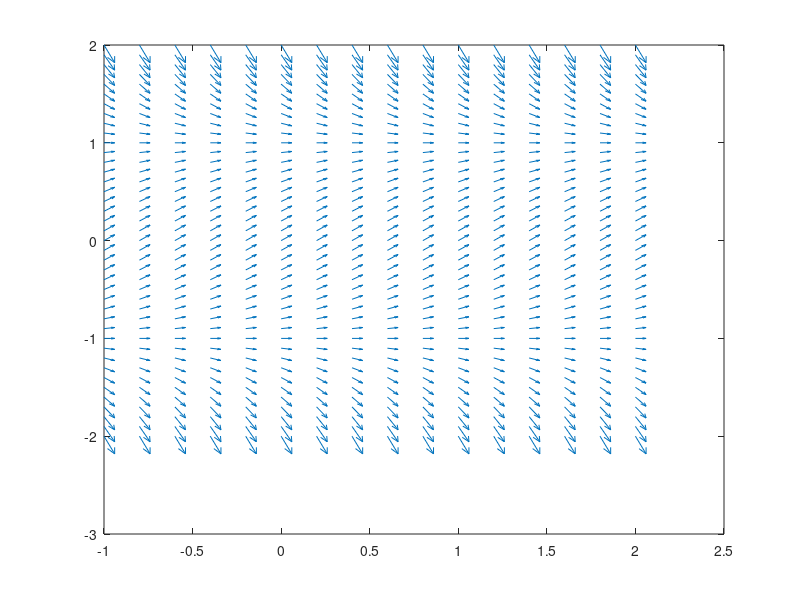

MATLAB code for this plot:
% problem set 1 ODEs

% book 1.2 #2
% y' = -4x/y  pts (1,1),(0,2)
%[x,y] = meshgrid(-.4:.2:1.4,[-1:.2:-.2 .2:.2:3]);
%dy = -4.*x./y;
%dx = ones(size(dy));
%quiver(x,y,dx,dy);

% book 1.2 #3
% y' = 1-y^2 pts (0,0),(2,.5)
[x,y] = meshgrid(-1:.2:2,-2:.1:2);
dy = 1-y.^2;
dx = ones(size(dy));
quiver(x,y,dx,dy);
